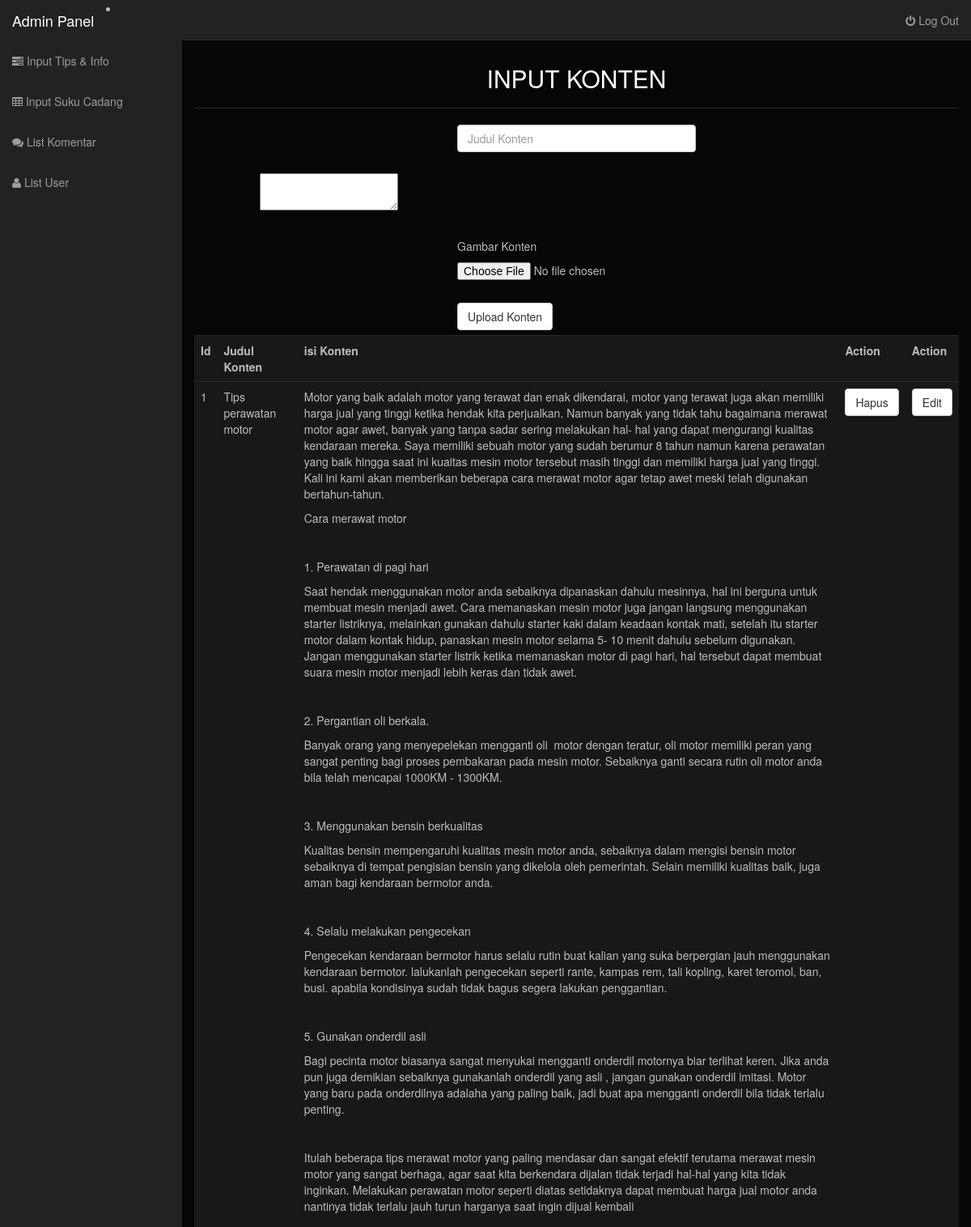
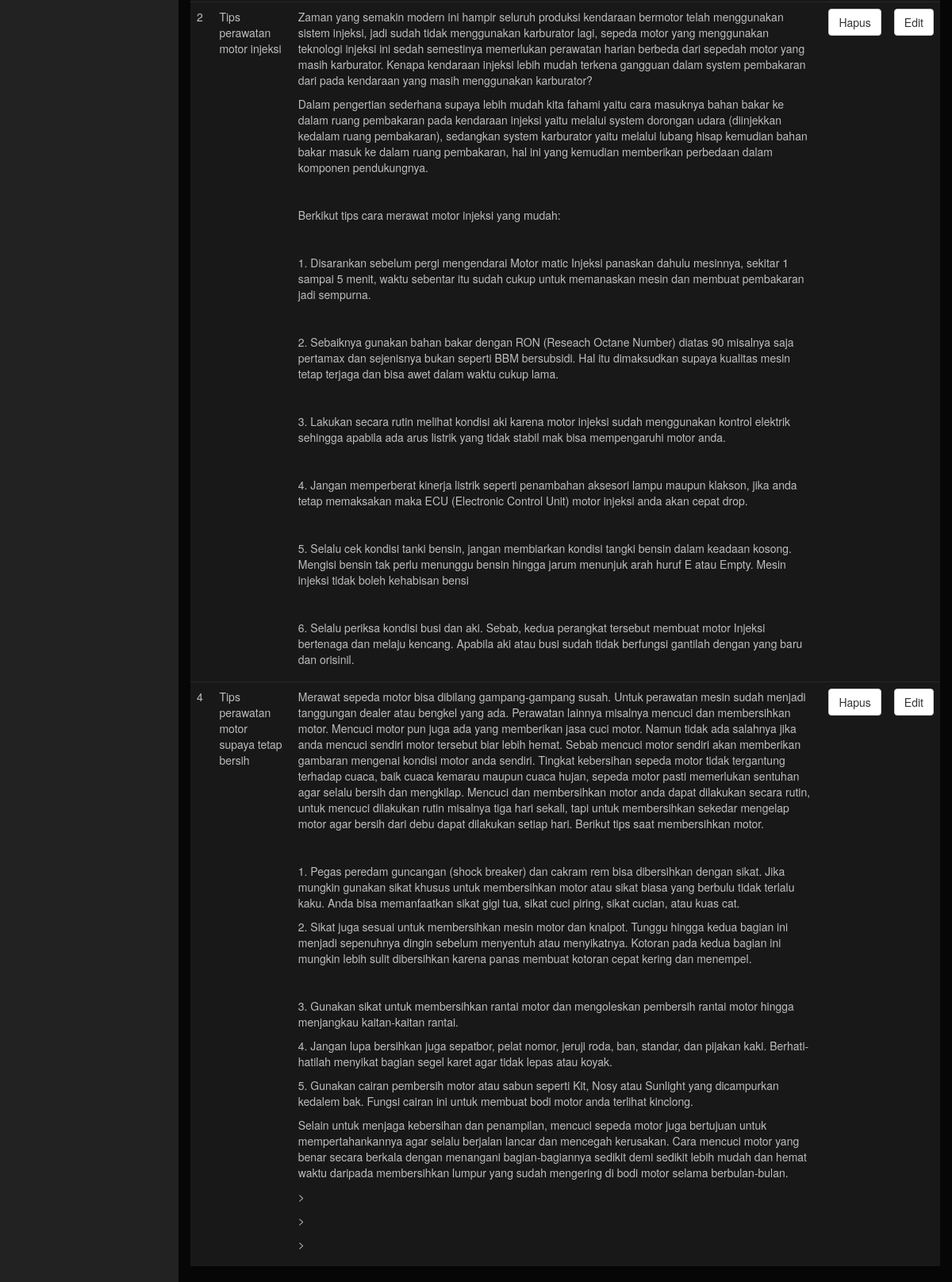
Screenshot of /admin/admininputtipsdaninfo.php (signed in) with the database file from the repository (2 pictures, top to bottom).
### tables this page shows
CREATE TABLE IF NOT EXISTS `tbl_konten` (
`id_konten` int(4) NOT NULL,
  `judul_konten` varchar(50) NOT NULL,
  `isi_konten` text NOT NULL,
  `gambar_konten` varchar(50) NOT NULL
);

### admin/admininputtipsdaninfo.php (the view, shortened to what this page needs)
<?php include'adminheader.php';
?>
       <div id="wrapper">
        <div id="page-content-wrapper">
            <div class="container-fluid">
                <div class="row">
                    <div class="col-lg-12"><br><br><br>
                        <center><h2>INPUT KONTEN</h2></center>
                        <hr>
<form method="post" action="../proses/inputtipsdaninfo.php" enctype="multipart/form-data">
  <div class="form-group">
    <div class="col-sm-4 col-sm-offset-4">
      <input type="text" class="form-control" id="inputEmail3" placeholder="Judul Konten" name="judul_konten">
    </div>
  </div>
  <br>
  <br>
  <br>
  <div class="form-group">
    <div class="col-sm-10 col-sm-offset-1 ">
<textarea class="ckeditor" name="isi_konten"></textarea>
    </div>
  </div>
    <br>
  <br>
      <br>
  <br>
    <div class="form-group">
    <div class="col-sm-4 col-sm-offset-4">
    <p>Gambar Konten</p>
<input type="file" accept="image/*" name="gambar_konten" class="inputFile">
</div>
</div>
    <br>
  <br>
    <br>
  <br>
  <div class="form-group">
    <div class="col-sm-4 col-sm-offset-4">
<input type="submit" name="tambah" value="Upload Konten" class="btn btn-default">
    </div>
  </div>
</form>
    <br>
  <br>
<table class="table table-hover">
<tr>
<th>Id</th>
<th>Judul Konten</th>
<th>isi Konten</th>
<th>Action</th>
<th>Action</th>
</tr>
<?php
$query=mysqli_query($con, "select * from tbl_konten");
while($lihat=mysqli_fetch_array($query)){
?>
<tr>
<td><?php echo $lihat['id_konten']; ?></td>
<td><?php echo $lihat['judul_konten'] ?></td>
<td><?php echo $lihat['isi_konten'] ?></td>
<td><a class="btn btn-default" href="../proses/hapustipsdaninfo.php?id_konten=<?php echo $lihat['id_konten'] ?>">Hapus</a></td>
<td><a class="btn btn-default" href="adminedittipsdaninfo.php?id_konten=<?php echo $lihat['id_konten'] ?>">Edit</a></td>
</tr>
<?php
}
?>
</table>
</div>
</div>
</div>
</div>
</div>

### admin/css/local.css (style rules this page uses)
body { margin: 0; }
a { background: transparent; }
hr { -moz-box-sizing: content-box; box-sizing: content-box; height: 0; }
button, input, optgroup, select, textarea { color: inherit; font: inherit; margin: 0; }
button, html input[type="button"], input[type="reset"], input[type="submit"] { -webkit-appearance: button; cursor: pointer; }
input { line-height: normal; }
textarea { overflow: auto; }
table { border-collapse: collapse; border-spacing: 0; }
td, th { padding: 0; }
* { -webkit-box-sizing: border-box; -moz-box-sizing: border-box; box-sizing: border-box; }
*:before, *:after { -webkit-box-sizing: border-box; -moz-box-sizing: border-box; box-sizing: border-box; }
html { font-size: 62.5%; -webkit-tap-highlight-color: rgba(0, 0, 0, 0); }
body { font-family: "Droid Sans", "Helvetica Neue", Helvetica, Arial, sans-serif; font-size: 14px; line-height: 1.42857143; color: #BDBDBD; background-color: #060606; }
input, button, select, textarea { font-family: inherit; font-size: inherit; line-height: inherit; }
a { color: #2a9fd6; text-decoration: none; }
hr { margin-top: 20px; margin-bottom: 20px; border: 0; border-top: 1px solid #282828; }
h1, h2, h3, h4, h5, h6, .h1, .h2, .h3, .h4, .h5, .h6 { font-family: "Droid Sans", "Helvetica Neue", Helvetica, Arial, sans-serif; font-weight: 500; line-height: 1.1; color: #ffffff; }
table { max-width: 100%; background-color: #181818; }
th { text-align: left; }
.table { width: 100%; margin-bottom: 20px; }
.table > thead > tr > th, .table > tbody > tr > th, .table > tfoot > tr > th, .table > thead > tr > td, .table > tbody > tr > td, .table > tfoot > tr > td { padding: 8px; line-height: 1.42857143; vertical-align: top; border-top: 1px solid #282828; }
#wrapper { padding-left: 0; }
@media (min-width:768px) { #wrapper { padding-left: 225px; } }

### rows the page displays
tbl_konten: id_konten "1", judul_konten "Tips perawatan motor", isi_konten "Motor yang baik adalah motor yang terawat dan enak dikendarai, motor yang terawat juga akan memiliki harga jual yang tinggi ketika hendak kita perjualkan. Namun banyak yang tidak tahu bagaimana merawat motor agar awet, banyak yang tanpa sadar sering melakukan hal- hal yang dapat mengurangi kualitas kendaraan mereka. Saya memiliki sebuah motor yang sudah berumur 8 tahun namun karena perawatan yang baik hingga saat ini kuaitas mesin motor tersebut masih tinggi dan memiliki harga jual yang tinggi. Kali ini kami akan memberikan beberapa cara merawat motor agar tetap awet meski telah digunakan bertahun-tahun. Cara merawat motor 1. Perawatan di pagi hari Saat hendak menggunakan motor anda…"
tbl_konten: id_konten "2", judul_konten "Tips perawatan motor injeksi", isi_konten "Zaman yang semakin modern ini hampir seluruh produksi kendaraan bermotor telah menggunakan sistem injeksi, jadi sudah tidak menggunakan karburator lagi, sepeda motor yang menggunakan teknologi injeksi ini sedah semestinya memerlukan perawatan harian berbeda dari sepedah motor yang masih karburator. Kenapa kendaraan injeksi lebih mudah terkena gangguan dalam system pembakaran dari pada kendaraan yang masih menggunakan karburator? Dalam pengertian sederhana supaya lebih mudah kita fahami yaitu cara masuknya bahan bakar ke dalam ruang pembakaran pada kendaraan injeksi yaitu melalui system dorongan udara (diinjekkan kedalam ruang pembakaran), sedangkan system karburator yaitu melalui lubang…"
tbl_konten: id_konten "4", judul_konten "Tips perawatan motor supaya tetap bersih", isi_konten "Merawat sepeda motor bisa dibilang gampang-gampang susah. Untuk perawatan mesin sudah menjadi tanggungan dealer atau bengkel yang ada. Perawatan lainnya misalnya mencuci dan membersihkan motor. Mencuci motor pun juga ada yang memberikan jasa cuci motor. Namun tidak ada salahnya jika anda mencuci sendiri motor tersebut biar lebih hemat. Sebab mencuci motor sendiri akan memberikan gambaran mengenai kondisi motor anda sendiri. Tingkat kebersihan sepeda motor tidak tergantung terhadap cuaca, baik cuaca kemarau maupun cuaca hujan, sepeda motor pasti memerlukan sentuhan agar selalu bersih dan mengkilap. Mencuci dan membersihkan motor anda dapat dilakukan secara rutin, untuk mencuci dilakukan…"
